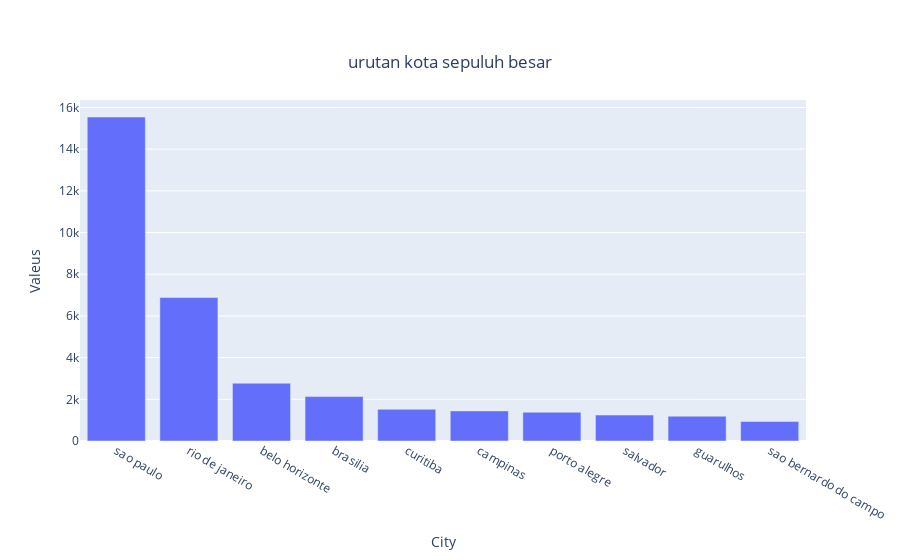

Notebook cell for this chart:
### Code cell
# tampilan pada bar plot
fig=px.bar(df_customer,x=top_city[:10].keys(),y=top_city[:10].values,labels={
    "y":"valeus".title(),
    "x":"city".title()
},title='urutan kota sepuluh besar')
fig.update_layout(
    title={
        'y':0.9,
        'x':0.5,
        'xanchor': 'center',
        'yanchor': 'top'})
fig.show()

### Figure 1 — Plotly figure (JSON) as saved in the notebook; plotly's stock layout.template omitted (floating-point values rounded to 4 significant figures)
{"data": [{"alignmentgroup": "True", "hovertemplate": "City=%{x}<br>Valeus=%{y}<extra></extra>", "legendgroup": "", "marker": {"color": "#636efa", "pattern": {"shape": ""}}, "name": "", "offsetgroup": "", "orientation": "v", "showlegend": false, "textposition": "auto", "type": "bar", "x": ["sao paulo", "rio de janeiro", "belo horizonte", "brasilia", "curitiba", "campinas", "porto alegre", "salvador", "guarulhos", "sao bernardo do campo"], "xaxis": "x", "y": [15540, 6882, 2773, 2131, 1521, 1444, 1379, 1245, 1189, 938], "yaxis": "y"}], "layout": {"barmode": "relative", "legend": {"tracegroupgap": 0}, "title": {"text": "urutan kota sepuluh besar", "x": 0.5, "xanchor": "center", "y": 0.9, "yanchor": "top"}, "xaxis": {"anchor": "y", "domain": [0, 1], "title": {"text": "City"}}, "yaxis": {"anchor": "x", "domain": [0, 1], "title": {"text": "Valeus"}}}}
